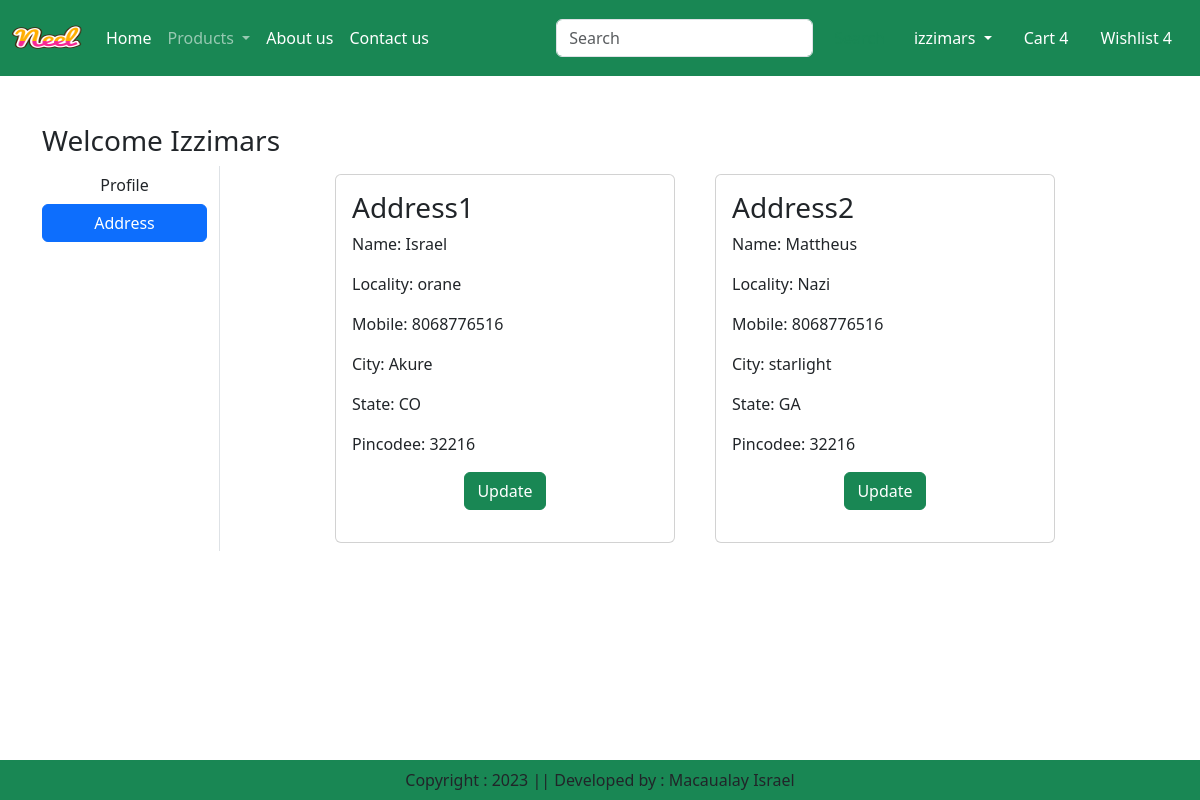
The page /address/ (signed in) on the database its author committed.
### helper/models.py (models this page shows)
class Customer(models.Model):
    user = models.ForeignKey(User, on_delete=models.CASCADE)
    name = models.CharField(max_length=200)
    locality = models.CharField(max_length=200)
    city = models.CharField(max_length=50)
    mobile = models.IntegerField(default=0)
    zipcode = models.IntegerField()
    state = models.CharField(choices=STATE_CHOICES, max_length=100)

### helper/views.py (the view)
# urls.py: path('address/', views.address, name="address"),
def address(request):
    add = Customer.objects.filter(user=request.user)
    return render(request,'helper/address.html',locals())

### helper/templates/helper/address.html (shortened to what this page needs)
{% extends 'helper/base.html' %}
{% load static %}
{% block main-content %}
<div class="container my-5 ">
    <div class="row">
        <h3>Welcome <span class="text-capitalize">{{request.user}}</span></h3>
        <div class="col-sm-2 border-end">
            <ul class="list-unstyled">
                <li class="d-grid"><a href="{% url 'profile' %}" class="btn">Profile</a></li>
                <li class="d-grid"><a href="{% url 'address' %}" class="btn btn-primary">Address</a></li>
            </ul>
        </div>
        <div class="col-sm-8 offset-sm-1">
            <div class="row">
                {% for ad in add %}
                <div class="col-sm-6">
                    <div class="card m-2">
                        <div class="card-body">
                            <h3>Address{{forloop.counter}}</h3>
                            <p>Name: {{ad.name}}</p>
                            <p>Locality: {{ad.locality}}</p>
                            <p>Mobile: {{ad.mobile}}</p>
                            <p>City: {{ad.city}}</p>
                            <p>State: {{ad.state}}</p>
                            <p>Pincodee: {{ad.zipcode}}</p>
                            <p class="text-center"><a href="{% url 'updateAddress' pk=ad.id %}" type="button"
                                    class="btn btn-success">Update</a></p>
                        </div>
                    </div>
                </div>
                {% endfor %}
            </div>
        </div>
    </div>
</div>
{% endblock %}

### helper/templates/helper/base.html (shortened to what this page needs)
<!DOCTYPE html>
{% load static %}
<html lang="en">
<head>
    <link href="https://cdn.jsdelivr.net/npm/bootstrap@5.3.2/dist/css/bootstrap.min.css" rel="stylesheet"
>
    <link rel="stylesheet" href="{% static 'helper/css/owl.carousel.min.css' %}">
    <link rel="stylesheet" href="{% static 'helper/css/all.min.css' %}">
    <link rel="stylesheet" href="{% static 'helper/css/style.css' %}">
</head>
<body>
    <nav class="navbar navbar-expand-lg navbar-dark bg-success">
        <div class="container-fluid">
            <a class="navbar-brand" href="#">
                <img src="{% static 'helper/images/Neel.png' %}" width="70" height="50"> </a>
            <div class="collapse navbar-collapse" id="navbarSupportedContent">
                <ul class="navbar-nav me-auto mb-2 mb-lg-0">
                    {% if request.user.is_authenticated %}
                    <li class="nav-item">
                        <a class="nav-link active" aria-current="page" href="/">Home</a>
                    </li>
                    <li class="nav-item dropdown">
                        <a class="nav-link dropdown-toggle" href="#" role="button" data-bs-toggle="dropdown"
                            aria-expanded="false">
                            Products
                        </a>
                    </li>
                    <li class="nav-item">
                        <a class="nav-link text-white" href="{% url 'about' %}">About us</a>
                    </li>
                    <li class="nav-item">
                        <a class="nav-link text-white" href="{% url 'contact' %}">Contact us</a>
                    </li>
                </ul>
                <form class="d-flex" role="search">
                    <input class="form-control me-2" type="search" placeholder="Search" aria-label="Search">
                    <button class="btn btn-outline-success" type="submit">Search</button>
                </form>
            </div>
            <ul class="navbar-nav me-auto mb-2 mb-lg-0">
                <li class="nav-item dropdown mx-2">
                    <a class="nav-link dropdown-toggle text-white" href="#" role="button" data-bs-toggle="dropdown"
                        aria-expanded="false">{{request.user.username}}
                    </a>
                </li>
                <li class="nav-item mx-2">
                    <a class="nav-link text-white" href="#">Cart 4</a>
                </li>
                <li class="nav-item mx-2">
                    <a class="nav-link text-white" href="#">Wishlist 4</a>
                </li>
                {% endif %}
            </ul>
        </div>
    </nav>
    {% block main-content %}{% endblock %}
    <footer class="container-fluid fixed-bottom bg-success text-center p-2 mt-5">
        Copyright : 2023 || Developed by : Macaualay Israel </footer>
</body>
</html>

### rows shown on the page
Customer: name "Israel", locality "orane", mobile "8068776516", city "Akure", state "CO", zipcode "32216"
Customer: name "Mattheus", locality "Nazi", mobile "8068776516", city "starlight", state "GA", zipcode "32216"

### other values the page prints
{{ request.user.username }} "izzimars"
{{ request.user }} "Izzimars"
